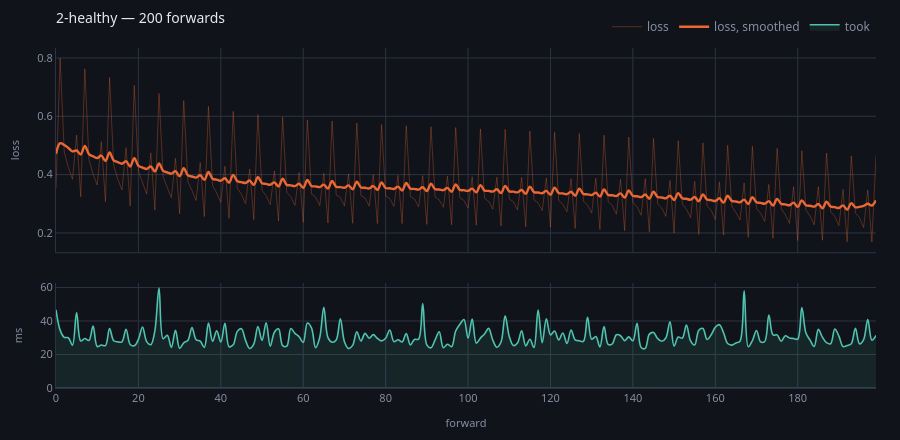

The notebook cell saved with this chart:
### Markdown cell above
## The healthy one, all together

### Code cell
progress(store, run="2-healthy")

### Figure 1 — Plotly figure (JSON) as saved in the notebook; plotly's stock layout.template omitted (floating-point values rounded to 4 significant figures; data arrays with more than 128 entries replaced by an {"elided": "..."} marker saying what was removed)
{"data": [{"hovertemplate": "forward %{x}<br>loss %{y:.4g}<extra></extra>", "line": {"color": "#eb6834", "width": 1}, "mode": "lines", "name": "loss", "opacity": 0.32, "type": "scatter", "x": {"elided": "200 int values"}, "xaxis": "x", "y": {"elided": "200 float values"}, "yaxis": "y"}, {"hovertemplate": "forward %{x}<br>mean %{y:.4g}<extra></extra>", "line": {"color": "#eb6834", "shape": "spline", "width": 2.4}, "mode": "lines", "name": "loss, smoothed", "type": "scatter", "x": {"elided": "200 int values"}, "xaxis": "x", "y": {"elided": "200 float values"}, "yaxis": "y"}, {"fill": "tozeroy", "fillcolor": "rgba(79,195,176,0.10)", "hovertemplate": "forward %{x}<br>%{y:.1f} ms<extra></extra>", "line": {"color": "#4fc3b0", "shape": "spline", "width": 1.6}, "mode": "lines", "name": "took", "type": "scatter", "x": {"elided": "200 int values"}, "xaxis": "x2", "y": {"elided": "200 float values"}, "yaxis": "y2"}, {"hovertemplate": "forward %{x} broke<extra></extra>", "marker": {"color": "#ef5f6b", "size": 9, "symbol": "x"}, "mode": "markers", "name": "broke", "showlegend": false, "type": "scatter", "x": [], "xaxis": "x", "y": [], "yaxis": "y"}], "layout": {"font": {"color": "#e7e9ef", "family": "system-ui, -apple-system, Segoe UI, Roboto, sans-serif", "size": 12}, "height": 440, "hoverlabel": {"align": "left", "bgcolor": "#1a1e28", "bordercolor": "#2c3242", "font": {"color": "#e7e9ef", "family": "system-ui, -apple-system, Segoe UI, Roboto, sans-serif"}}, "hovermode": "x unified", "legend": {"bgcolor": "rgba(0,0,0,0)", "font": {"color": "#868ea3"}, "orientation": "h", "x": 1, "xanchor": "right", "y": 1.02, "yanchor": "bottom"}, "margin": {"b": 44, "l": 56, "r": 24, "t": 44}, "paper_bgcolor": "#101319", "plot_bgcolor": "#101319", "title": {"font": {"size": 14}, "text": "2-healthy — 200 forwards", "x": 0, "xanchor": "left", "xref": "paper", "y": 0.97, "yanchor": "top"}, "xaxis": {"anchor": "y", "domain": [0.0, 1.0], "gridcolor": "#2c3242", "linecolor": "#2c3242", "matches": "x2", "showticklabels": false, "tickfont": {"color": "#868ea3", "size": 11}, "title": {"font": {"color": "#868ea3", "size": 11}}, "zerolinecolor": "#2c3242"}, "xaxis2": {"anchor": "y2", "domain": [0.0, 1.0], "gridcolor": "#2c3242", "linecolor": "#2c3242", "tickfont": {"color": "#868ea3", "size": 11}, "title": {"font": {"color": "#868ea3", "size": 11}, "text": "forward"}, "zerolinecolor": "#2c3242"}, "yaxis": {"anchor": "x", "domain": [0.3994, 1.0], "gridcolor": "#2c3242", "linecolor": "#2c3242", "tickfont": {"color": "#868ea3", "size": 11}, "title": {"font": {"color": "#868ea3", "size": 11}, "text": "loss"}, "zerolinecolor": "#2c3242"}, "yaxis2": {"anchor": "x2", "domain": [0.0, 0.3094], "gridcolor": "#2c3242", "linecolor": "#2c3242", "rangemode": "tozero", "tickfont": {"color": "#868ea3", "size": 11}, "title": {"font": {"color": "#868ea3", "size": 11}, "text": "ms"}, "zerolinecolor": "#2c3242"}}}
